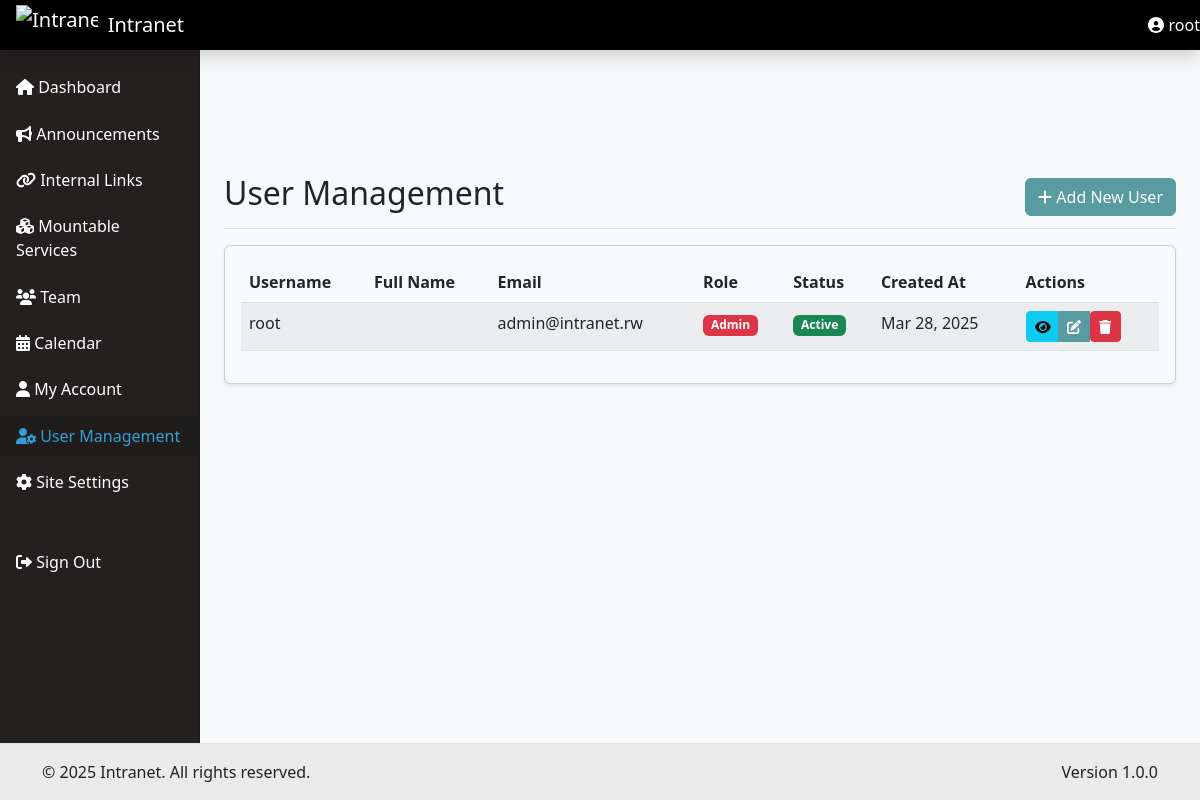
Screenshot of /users/index.php (signed in) with the database file from the repository.
### tables this page shows
CREATE TABLE `users` (
  `id` int(11) NOT NULL,
  `username` varchar(50) NOT NULL,
  `password` varchar(255) NOT NULL,
  `role` varchar(20) NOT NULL,
  `email` varchar(100) DEFAULT NULL,
  `birth_date` date DEFAULT NULL,
  `created_at` timestamp NOT NULL DEFAULT current_timestamp(),
  `last_login` timestamp NOT NULL DEFAULT '0000-00-00 00:00:00',
  `status` enum('active','inactive') DEFAULT 'active',
  `theme` varchar(20) DEFAULT 'light',
  `profile_picture` varchar(255) DEFAULT NULL,
  `mobile_phone` varchar(20) DEFAULT NULL,
  `job_title` varchar(100) DEFAULT NULL,
  `department` varchar(100) DEFAULT NULL,
  `phone` varchar(20) DEFAULT NULL,
  `full_name` varchar(100) DEFAULT NULL,
  `bio` text DEFAULT NULL
);

### users/index.php (the view, shortened to what this page needs)
<?php
require_once '../config/config.php';
$query = "SELECT id, username, full_name, email, role, status, created_at
          FROM users
          ORDER BY created_at DESC";
$result = $db->query($query);
$users = $result->fetch_all(MYSQLI_ASSOC);
include '../includes/header.php';
?>
<main class="col-md-9 ms-sm-auto col-lg-10 px-md-4">
    <div class="d-flex justify-content-between flex-wrap flex-md-nowrap align-items-center pt-3 pb-2 mb-3 border-bottom">
        <h1 class="h2">User Management</h1>
        <div class="btn-toolbar mb-2 mb-md-0">
            <a href="create.php" class="btn btn-primary">
                <i class="fas fa-plus"></i> Add New User
            </a>
        </div>
    </div>
    <div class="card">
        <div class="card-body">
            <div class="table-responsive">
                <table class="table table-striped table-hover">
                    <thead>
                        <tr>
                            <th>Username</th>
                            <th>Full Name</th>
                            <th>Email</th>
                            <th>Role</th>
                            <th>Status</th>
                            <th>Created At</th>
                            <th>Actions</th>
                        </tr>
                    </thead>
                    <tbody>
                        <?php foreach ($users as $user): ?>
                            <tr>
                                <td><?php echo htmlspecialchars($user['username'] ?? ''); ?></td>
                                <td><?php echo htmlspecialchars($user['full_name'] ?? ''); ?></td>
                                <td><?php echo htmlspecialchars($user['email'] ?? ''); ?></td>
                                <td>
                                    <span class="badge bg-<?php echo $user['role'] === 'admin' ? 'danger' : ($user['role'] === 'editor' ? 'warning' : 'info'); ?>">
                                        <?php echo ucfirst($user['role'] ?? 'user'); ?>
                                    </span>
                                </td>
                                <td>
                                    <span class="badge bg-<?php echo $user['status'] === 'active' ? 'success' : 'secondary'; ?>">
                                        <?php echo ucfirst($user['status'] ?? 'inactive'); ?>
                                    </span>
                                </td>
                                <td><?php echo date('M j, Y', strtotime($user['created_at'] ?? 'now')); ?></td>
                                <td>
                                    <div class="btn-group">
                                        <button type="button" class="btn btn-sm btn-info view-user"
                                                data-bs-toggle="modal" data-bs-target="#userModal"
                                                data-user='<?php echo json_encode($user); ?>'>
                                            <i class="fas fa-eye"></i>
                                        </button>
                                        <a href="edit.php?id=<?php echo $user['id']; ?>"
                                           class="btn btn-sm btn-primary">
                                            <i class="fas fa-edit"></i>
                                        </a>
                                        <?php if ($user['id'] !== $_SESSION['user']['id']): ?>
                                            <form action="delete.php" method="POST" class="d-inline">
                                                <button type="submit" class="btn btn-sm btn-danger"
                                                        onclick="return confirm('Are you sure you want to delete this user?')">
                                                    <i class="fas fa-trash"></i>
                                                </button>
                                            </form>
                                        <?php endif; ?>
                                    </div>
                                </td>
                            </tr>
                        <?php endforeach; ?>
                    </tbody>
                </table>
            </div>
        </div>
    </div>
</main>
<?php include '../includes/footer.php'; ?>

### assets/css/style.css (style rules this page uses)
main { padding-top: 1.5rem; }
.card { margin-bottom: 1rem; box-shadow: 0 0.125rem 0.25rem rgba(0, 0, 0, 0.075); }
.btn-primary { background-color: #2470dc; border-color: #2470dc; }
.table th { border-top: none; background-color: #f8f9fa; }

### includes/footer.php (style rules this page uses)
main { padding-bottom: 60px; }

### rows the page displays
users: username "root", email "admin@intranet.rw", role "Admin", status "Active", created_at "Mar 28, 2025"

### other values shown
$settings['site_name'] "Intranet"
$_SESSION['user']['full_name'] "root"
